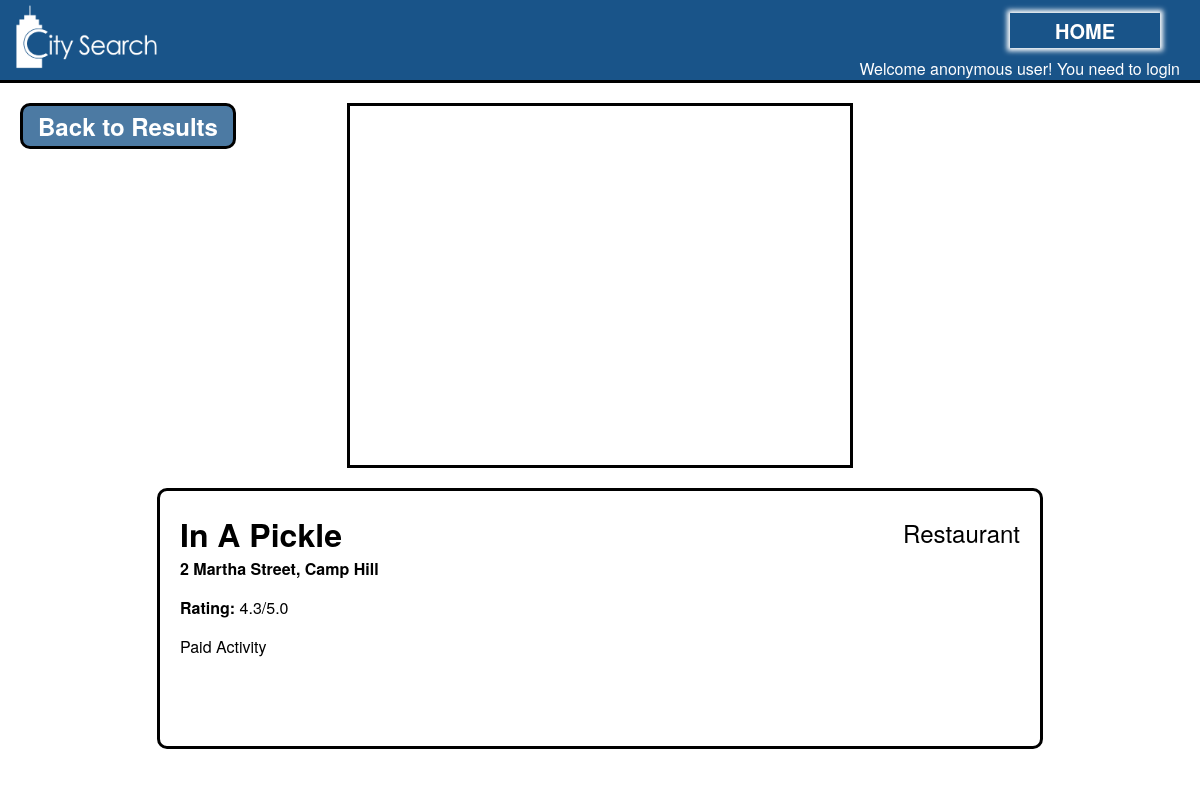
Page /result/9462/ on the earlier database version.
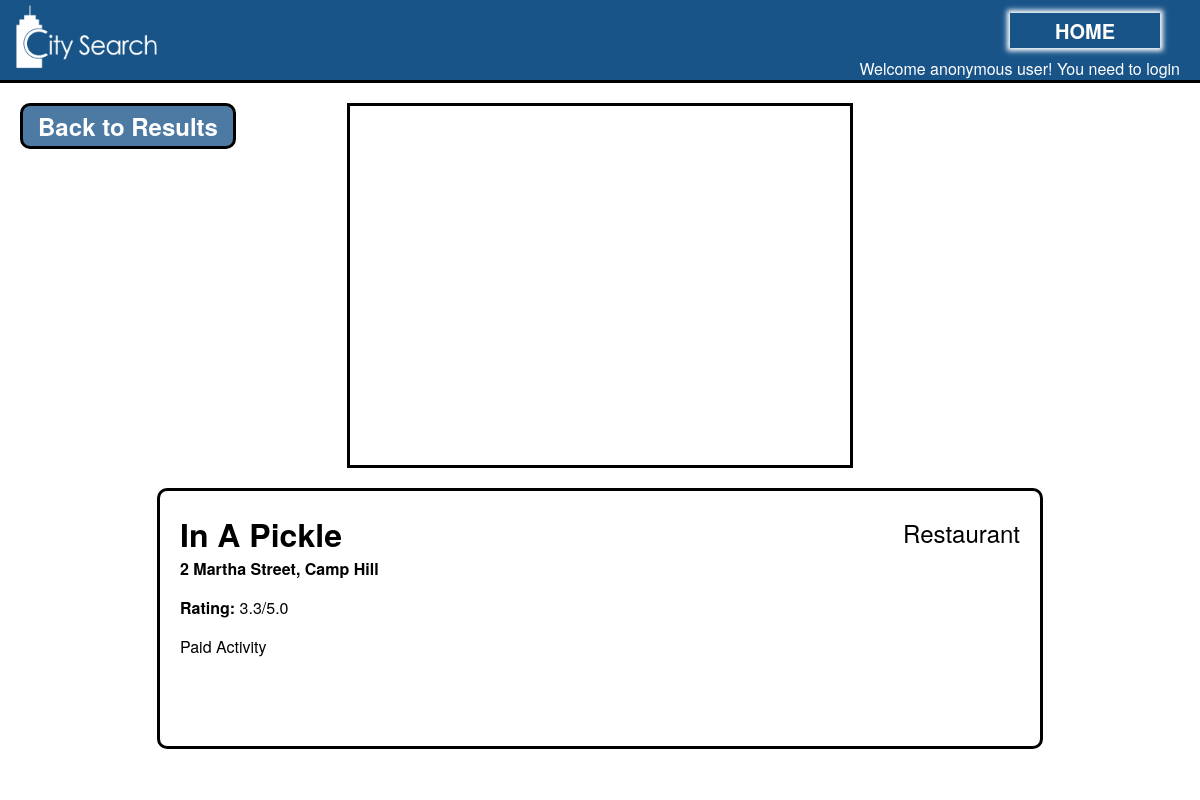
Same page on the later database version.
### result/models.py (models this page shows, shortened)
class Result(models.Model):
    BUILDING = (
        (0, "College"),
        (1, "Library"),
        (2, "Industry"),
        (3, "Hotel"),
        (4, "Park"),
        (5, "Zoo"),
        (6, "Museum"),
        (7, "Restaurant"),
        (8, "Mall"),
    )
    PRICE = (
        (0, "Free"),
        (1, "Inexpensive"),
        (2, "Moderate"),
        (3, "Expensive"),
        (4, "Very Expensive"),
    )
    id = models.AutoField(primary_key=True)
    name = models.CharField(max_length=50, default=None)
    type_business = models.IntegerField(default=None, choices=BUILDING)
    address = models.CharField(max_length=50, default=None)
    suburb = models.CharField(max_length=20, default=None)
    price = models.IntegerField(default=0, choices=PRICE)
    rating = models.FloatField(max_length=10, default=0.0)
    childFriendly = models.BooleanField(default=True)
    lat_coord = models.FloatField(max_length=10, default=None)
    long_coord = models.FloatField(max_length=10, default=None)

### result/views.py (the view)
# urls.py: url(r'^([0-9]+)/', views.item, name='item'),
def item(request, id):
    buildingList = ["College", "Library", "Industry", "Hotel", "Park", "Zoo", "Museum", "Restaurant", "Mall"]
    item = Result.objects.get(id=id)
    page = cache.get('page', 1)
    return render(request, "item.html", {'item': item, 'business': buildingList, 'page': page})

### result/templatetags/index.py (called while the page is built)
@register.filter
def index(List, i):
    return List[int(i)]

### templates/item.html (shortened to what this page needs)
{% extends "base_generic.html" %}
{% load static %}
{% block stylesheets %}<link rel="stylesheet" href="{% static "css/item.css" %}">{% endblock %}
{% block content %}
    <div id="map"></div>
    <div id="itemContent">
        <h1>{{item.name}}</h1>
        <p id="address">{{item.address}}, {{item.suburb}}</p>
        {% load index %}
        <p id="business">{{ business|index:item.type_business }}</p>
        <p id="rating"><b>Rating:</b> {{item.rating}}/5.0</p>
        <p id="freeActivity">{% if item.rating == 0 %}Free Activity{% else %}Paid Activity{% endif %}</p>
    </div>
    <a id="back" href="{% url 'result' %}?page={{page}}">Back to Results</a>
{% endblock %}

### templates/base_generic.html (shortened to what this page needs)
{% load static %}
<!DOCTYPE html>
<html lang="en">
    <head>
        <link rel="stylesheet" href="{% static "css/style.css" %}">
        {% block stylesheets %}{% endblock %}
    </head>
    <body>
        <div id="backgroundFade"></div>
        {% block menu %}
            <div id="menu">
                <a href="{% url 'index' %}"><img id="smallLogo" src="{% static 'img/logo.png' %}"></a>
                {% if user.username %}
                <a href="{% url 'logout' %}"><div id="logoutBtn" class="menuBtn">LOGOUT</div></a>
                <p id="userWelcome">Welcome {{ user.username }}!</p>
                {% else %}
                <p id="userWelcome">Welcome anonymous user!
                You need to <a href="{% url 'login' %}">login</a></p>
                {% endif %}
            </div>
        {% endblock %}
        <div id="content">
            {% block content %}
            {% endblock %}
        </div>
    </body>
</html>

### static/css/style.css (style rules this page uses)
html, body { margin: 0; padding: 0; width: 100%; height: 100%; position: relative; font-family: "HelveticaNeue-Light", "Helvetica Neue Light", "Helvetica Neue", Helvetica,sans-serif; overflow: hidden; background-image: url("../img/city.png"); background-position: center; background-size: cover; cursor: default; -webkit-user-select: none; -moz-user-select: none; -ms-user-select: none; }
a { text-decoration: none; color: white; }
#backgroundFade { position: absolute; width: 100%; height: 100%; opacity: 0.5; background-color: #FFFFFF; z-index: 0; }
#content { width: 100%; min-width: 1000px; top: 83px; height: calc(100% - 83px); position: absolute; color: black; }
#menu { position: fixed; width: 100%; height: 80px; color: white; line-height: 55px; text-align: right; border-bottom: 3px solid black; background-color: rgba(0, 66, 125, 0.9); }
.menuBtn { width: 150px; height: 35px; position: relative; top: 5px; text-align: center; line-height: 35px; font-size: 20px; font-weight: bold; box-shadow: 0px 0px 5px 3px white; display: inline-block; -o-transition:.5s; -ms-transition:.5s; -moz-transition:.5s; -webkit-transition:.5s; transition:.5s; cursor: pointer; }
#homeBtn { right: 40px; }
#smallLogo { height: 80px; position: absolute; left: 10px; filter: brightness(0) invert(1); }
#userWelcome { position: absolute; top: 25px; right: 20px; text-align: right; }

### static/css/item.css (style rules this page uses)
#map { width: 500px; height: 50%; position: relative; top: 20px; left: 50%; transform: translateX(-50%); border: 3px solid black; }
#itemContent { width: 70%; height: 30%; position: relative; top: 40px; left: 50%; transform: translateX(-50%); border: 3px solid black; border-radius: 10px; background: rgba(255, 255, 255, 0.8); padding: 20px; }
h1 { margin: 0px; }
#address { font-weight: bold; margin: 0px; }
#business { display: block; position: absolute; right: 20px; top: 0px; font-size: 24px; }
#freeActivity { margin: 0px; }
#back { position: absolute; top: 20px; left: 20px; border: 3px solid black; border-radius: 10px; width: 200px; height: 30px; line-height: 30px; font-size: 24px; font-weight: bold; padding: 5px; background-color: rgba(0, 66, 125, 0.7); text-align: center; }

Differences in the rows shown:
changed Result "In A Pickle": rating "4.3" → "3.3"
